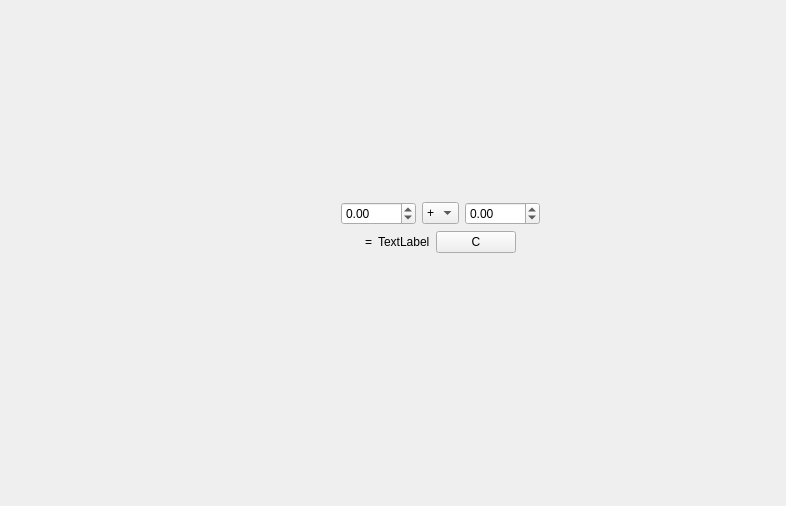
<?xml version="1.0" encoding="UTF-8"?>
<ui version="4.0">
 <class>Form</class>
 <widget class="QWidget" name="Form">
  <property name="geometry">
   <rect>
    <x>0</x>
    <y>0</y>
    <width>786</width>
    <height>506</height>
   </rect>
  </property>
  <property name="windowTitle">
   <string>Kalkulačka1</string>
  </property>
  <widget class="QWidget" name="">
   <property name="geometry">
    <rect>
     <x>11</x>
     <y>11</y>
     <width>858</width>
     <height>470</height>
    </rect>
   </property>
   <layout class="QVBoxLayout" name="verticalLayout">
    <item>
     <spacer name="verticalSpacer">
      <property name="orientation">
       <enum>Qt::Vertical</enum>
      </property>
      <property name="sizeHint" stdset="0">
       <size>
        <width>20</width>
        <height>148</height>
       </size>
      </property>
     </spacer>
    </item>
    <item>
     <layout class="QHBoxLayout" name="horizontalLayout">
      <item>
       <spacer name="horizontalSpacer">
        <property name="orientation">
         <enum>Qt::Horizontal</enum>
        </property>
        <property name="sizeHint" stdset="0">
         <size>
          <width>208</width>
          <height>20</height>
         </size>
        </property>
       </spacer>
      </item>
      <item>
       <widget class="QDoubleSpinBox" name="operand1">
        <property name="minimum">
         <double>-9999.000000000000000</double>
        </property>
        <property name="maximum">
         <double>9999.000000000000000</double>
        </property>
       </widget>
      </item>
      <item>
       <widget class="QComboBox" name="operator_box">
        <item>
         <property name="text">
          <string>+</string>
         </property>
        </item>
        <item>
         <property name="text">
          <string>-</string>
         </property>
        </item>
        <item>
         <property name="text">
          <string>*</string>
         </property>
        </item>
        <item>
         <property name="text">
          <string>/</string>
         </property>
        </item>
       </widget>
      </item>
      <item>
       <widget class="QDoubleSpinBox" name="operand2">
        <property name="minimum">
         <double>-9999.000000000000000</double>
        </property>
        <property name="maximum">
         <double>9999.000000000000000</double>
        </property>
       </widget>
      </item>
      <item>
       <spacer name="horizontalSpacer_2">
        <property name="orientation">
         <enum>Qt::Horizontal</enum>
        </property>
        <property name="sizeHint" stdset="0">
         <size>
          <width>188</width>
          <height>17</height>
         </size>
        </property>
       </spacer>
      </item>
     </layout>
    </item>
    <item>
     <layout class="QHBoxLayout" name="horizontalLayout_2">
      <item>
       <spacer name="horizontalSpacer_3">
        <property name="orientation">
         <enum>Qt::Horizontal</enum>
        </property>
        <property name="sizeHint" stdset="0">
         <size>
          <width>308</width>
          <height>20</height>
         </size>
        </property>
       </spacer>
      </item>
      <item>
       <widget class="QLabel" name="label">
        <property name="text">
         <string>=</string>
        </property>
       </widget>
      </item>
      <item>
       <widget class="QLabel" name="result">
        <property name="text">
         <string>TextLabel</string>
        </property>
       </widget>
      </item>
      <item>
       <widget class="QPushButton" name="cancel">
        <property name="text">
         <string>C</string>
        </property>
       </widget>
      </item>
      <item>
       <spacer name="horizontalSpacer_4">
        <property name="orientation">
         <enum>Qt::Horizontal</enum>
        </property>
        <property name="sizeHint" stdset="0">
         <size>
          <width>338</width>
          <height>20</height>
         </size>
        </property>
       </spacer>
      </item>
     </layout>
    </item>
    <item>
     <spacer name="verticalSpacer_2">
      <property name="orientation">
       <enum>Qt::Vertical</enum>
      </property>
      <property name="sizeHint" stdset="0">
       <size>
        <width>20</width>
        <height>228</height>
       </size>
      </property>
     </spacer>
    </item>
   </layout>
  </widget>
 </widget>
 <resources/>
 <connections/>
</ui>
